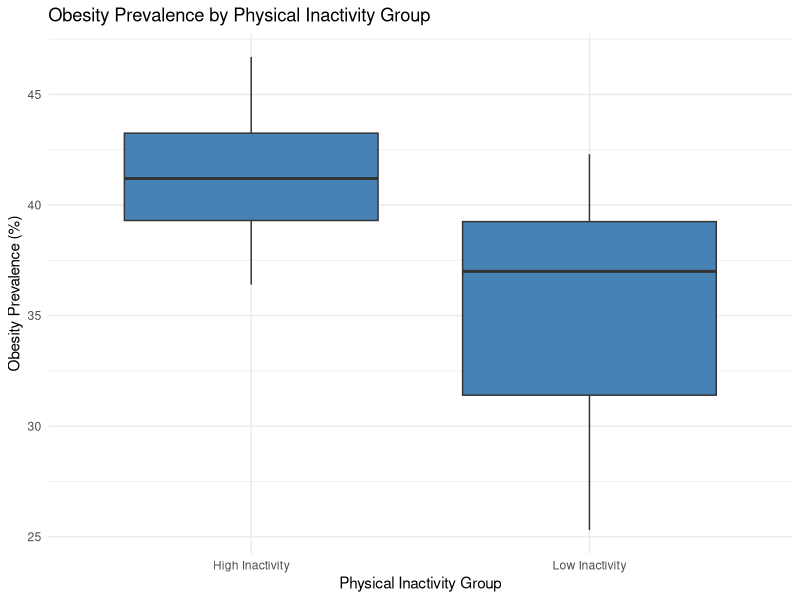
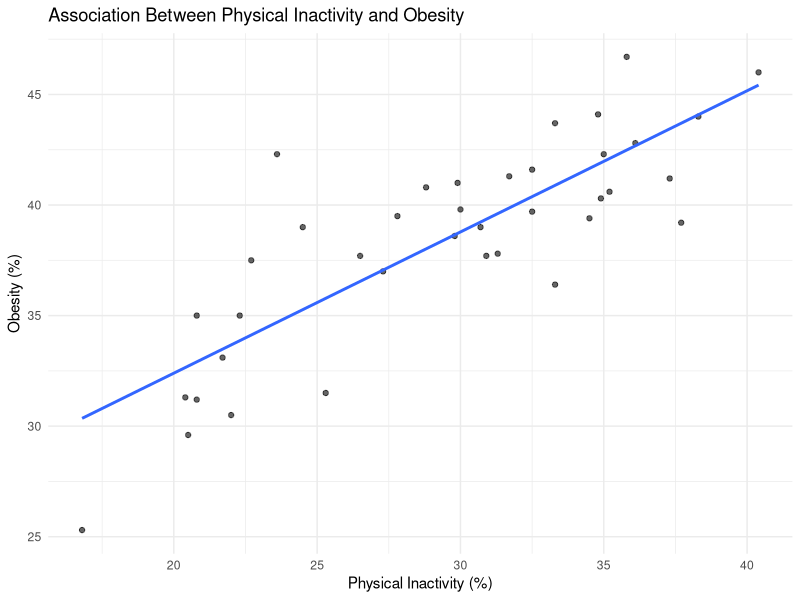

Reproduce these figures in R, in order.
# =====================
# CP03 - Comparative Analysis
# =====================

# Packages
library(ggplot2)
library(dplyr)

# =====================
# Load data (USE RELATIVE PATH)
# =====================
places <- read.csv(
  "data/raw/PLACES_sample.csv",
  stringsAsFactors = FALSE
)

# Check structure
str(places)

# =====================
# Data Preparation
# =====================

# Filter for obesity and physical inactivity
data_filtered <- places %>%
  filter(Measure %in% c("Obesity among adults",
                        "No leisure-time physical activity among adults")) %>%
  select(StateAbbr, LocationName, Measure, Data_Value)

# Reshape to wide format
data_wide <- reshape(data_filtered,
                     idvar = c("StateAbbr", "LocationName"),
                     timevar = "Measure",
                     direction = "wide")

# Rename columns
colnames(data_wide) <- c("State", "County", "Obesity", "Inactivity")

# Remove missing values
data_clean <- na.omit(data_wide)

# Create categorical variable (median split)
median_inactivity <- median(data_clean$Inactivity, na.rm = TRUE)

data_clean <- data_clean %>%
  mutate(Inactivity_Group = ifelse(Inactivity > median_inactivity,
                                   "High Inactivity",
                                   "Low Inactivity"))

# =====================
# Summary Statistics
# =====================

summary_table <- data_clean %>%
  group_by(Inactivity_Group) %>%
  summarise(
    Mean_Obesity = mean(Obesity),
    SD_Obesity = sd(Obesity),
    Median_Obesity = median(Obesity),
    N = n()
  )

print(summary_table)

# =====================
# Boxplot
# =====================

ggplot(data_clean, aes(x = Inactivity_Group, y = Obesity)) +
  geom_boxplot(fill = "steelblue") +
  labs(
    title = "Obesity Prevalence by Physical Inactivity Group",
    x = "Physical Inactivity Group",
    y = "Obesity Prevalence (%)"
  ) +
  theme_minimal()

# =====================
# Scatterplot
# =====================

ggplot(data_clean, aes(x = Inactivity, y = Obesity)) +
  geom_point(alpha = 0.6) +
  geom_smooth(method = "lm", se = FALSE) +
  labs(
    title = "Association Between Physical Inactivity and Obesity",
    x = "Physical Inactivity (%)",
    y = "Obesity (%)"
  ) +
  theme_minimal()
